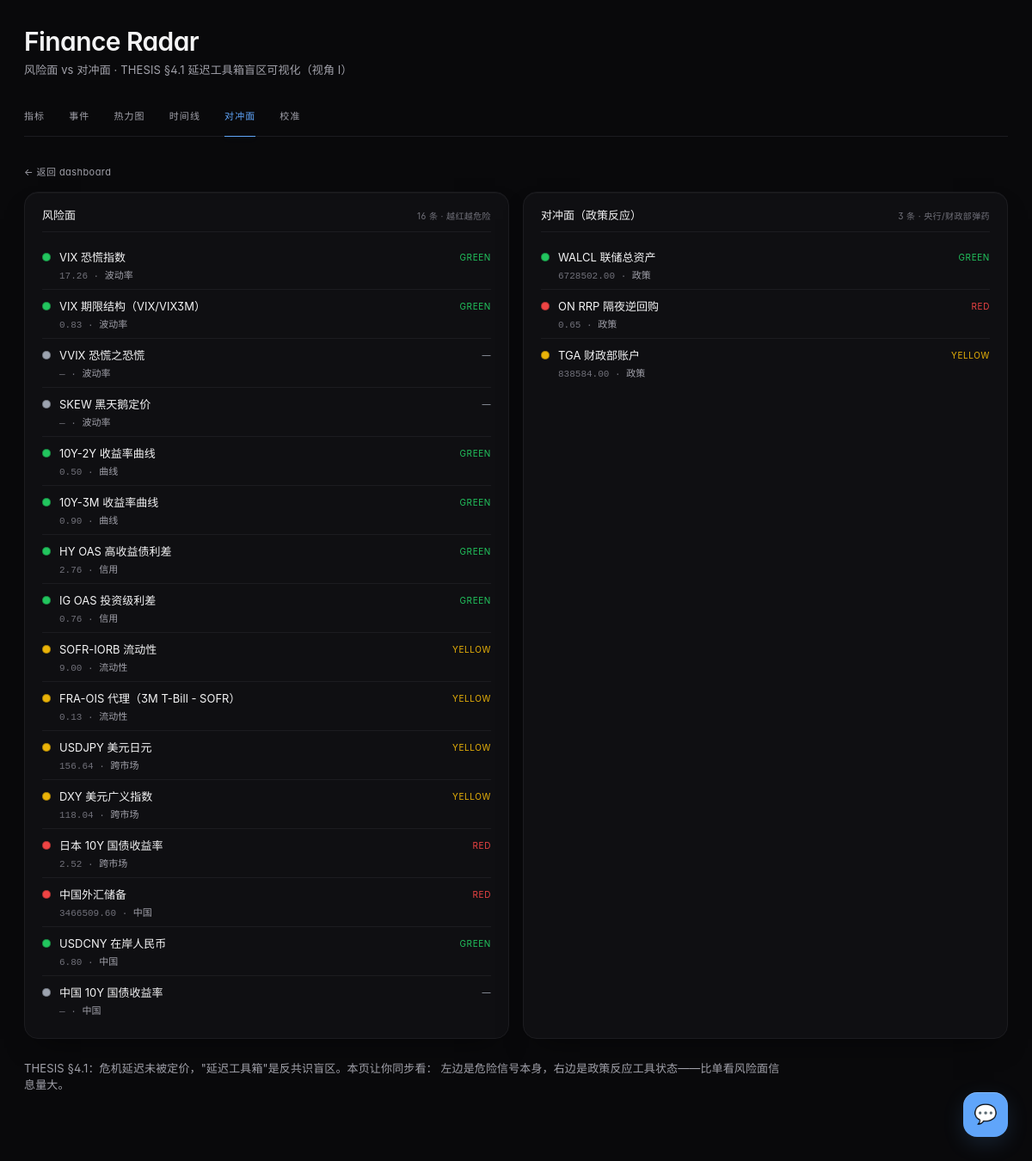
Screenshot of /hedge with the database file from the repository.
### tables this page shows
CREATE TABLE indicators (
    id          INTEGER PRIMARY KEY,
    name        TEXT    NOT NULL,
    date        TEXT    NOT NULL,
    value       REAL    NOT NULL,
    source      TEXT    NOT NULL,
    ingested_at TEXT    NOT NULL,
    UNIQUE(name, date)
);

### src/web/app.py (the view)
    @app.route("/hedge")
    def hedge():
        target = app.config["DB_PATH"]
        hist_target = app.config.get("HISTORY_DB_PATH")
        with dbmod.open_db(target) as conn:
            rows = _build_rows(conn, history_db_path=hist_target)
        split = split_risk_vs_hedge(rows)
        return render_template(
            "hedge.html",
            risk_rows=split["risk"],
            hedge_rows=split["hedge"],
            active_page="hedge",
        )

### src/compute/indicators/china_fx_reserves.py (called while the page is built)
def classify_value(value: float) -> Level:
    return classify(value, low=THRESHOLD_LOW, high=THRESHOLD_HIGH, direction=DIRECTION)

### src/compute/indicators/dxy.py (called while the page is built)
def classify_value(value: float) -> Level:
    return classify(value, low=THRESHOLD_LOW, high=THRESHOLD_HIGH, direction=DIRECTION)

### src/compute/indicators/fra_ois.py (called while the page is built)
def classify_value(value: float) -> Level:
    return classify(value, low=THRESHOLD_LOW, high=THRESHOLD_HIGH, direction=DIRECTION)

### src/compute/indicators/hy_oas.py (called while the page is built)
def classify_value(value: float) -> Level:
    return classify(value, low=THRESHOLD_LOW, high=THRESHOLD_HIGH, direction=DIRECTION)

### src/compute/indicators/ig_oas.py (called while the page is built)
def classify_value(value: float) -> Level:
    return classify(value, low=THRESHOLD_LOW, high=THRESHOLD_HIGH, direction=DIRECTION)

### src/compute/indicators/jp_10y.py (called while the page is built)
def classify_value(value: float) -> Level:
    return classify(value, low=THRESHOLD_LOW, high=THRESHOLD_HIGH, direction=DIRECTION)

### src/compute/indicators/on_rrp.py (called while the page is built)
def classify_value(value: float) -> Level:
    return classify(value, low=THRESHOLD_LOW, high=THRESHOLD_HIGH, direction=DIRECTION)

### src/compute/indicators/sofr_iorb.py (called while the page is built)
def classify_value(value: float) -> Level:
    return classify(value, low=THRESHOLD_LOW, high=THRESHOLD_HIGH, direction=DIRECTION)

### src/compute/indicators/tga.py (called while the page is built)
def classify_value(value: float) -> Level:
    return classify(value, low=THRESHOLD_LOW, high=THRESHOLD_HIGH, direction=DIRECTION)

### src/compute/indicators/usdcny.py (called while the page is built)
def classify_value(value: float) -> Level:
    return classify(value, low=THRESHOLD_LOW, high=THRESHOLD_HIGH, direction=DIRECTION)

### src/compute/indicators/usdjpy.py (called while the page is built)
def classify_value(value: float) -> Level:
    return classify(value, low=THRESHOLD_LOW, high=THRESHOLD_HIGH, direction=DIRECTION)

### src/compute/indicators/vix.py (called while the page is built)
def classify_value(value: float) -> Level:
    return classify(value, low=THRESHOLD_LOW, high=THRESHOLD_HIGH, direction=DIRECTION)

### src/compute/indicators/vix_term_structure.py (called while the page is built)
def classify_value(value: float) -> Level:
    return classify(value, low=THRESHOLD_LOW, high=THRESHOLD_HIGH, direction=DIRECTION)

### src/compute/indicators/walcl.py (called while the page is built)
def classify_value(value: float) -> Level:
    return classify(value, low=THRESHOLD_LOW, high=THRESHOLD_HIGH, direction=DIRECTION)

### src/compute/indicators/yield_curve.py (called while the page is built)
def classify_value(value: float) -> Level:
    return classify(value, low=THRESHOLD_LOW, high=THRESHOLD_HIGH, direction=DIRECTION)

### src/compute/indicators/yield_curve_10y3m.py (called while the page is built)
def classify_value(value: float) -> Level:
    return classify(value, low=THRESHOLD_LOW, high=THRESHOLD_HIGH, direction=DIRECTION)

### src/store/db.py (called while the page is built)
def connect(db_path: Optional[Path] = None) -> sqlite3.Connection:
    target = Path(db_path) if db_path is not None else DB_PATH
    target.parent.mkdir(parents=True, exist_ok=True)
    conn = sqlite3.connect(str(target))
    conn.row_factory = sqlite3.Row
    conn.execute("PRAGMA foreign_keys = ON")
    return conn

### templates/hedge.html (shortened to what this page needs)
{% extends "_base.html" %}
{% block subtitle %}风险面 vs 对冲面 · THESIS §4.1 延迟工具箱盲区可视化（视角 I）{% endblock %}
{% block content %}
  <div class="breadcrumb">
    <a href="/">← 返回 dashboard</a>
  </div>
  <div class="hedge-grid">
    <div class="hedge-col hedge-risk">
      <div class="hedge-col-head">
        <span class="hedge-col-label">风险面</span>
        <span class="hedge-col-sub">{{ risk_rows|length }} 条 · 越红越危险</span>
      </div>
      {% for r in risk_rows %}
        <div class="hedge-row">
          <div class="hedge-row-head">
            <span class="dot" style="background: {{ r.color }};"></span>
            <a class="hedge-link" href="/indicator/{{ r.name }}">{{ r.label }}</a>
            <span class="hedge-row-level" style="color: {{ r.color }};">{{ r.level or '—' }}</span>
          </div>
          <div class="hedge-row-meta">
            {% if r.value is not none %}{{ "%.2f"|format(r.value) }}{% else %}—{% endif %}
            · <span class="hedge-row-group">{{ r.group }}</span>
          </div>
        </div>
      {% else %}
        <p class="empty">无数据</p>
      {% endfor %}
    </div>
    <div class="hedge-col hedge-hedge">
      <div class="hedge-col-head">
        <span class="hedge-col-label">对冲面（政策反应）</span>
        <span class="hedge-col-sub">{{ hedge_rows|length }} 条 · 央行/财政部弹药</span>
      </div>
      {% for r in hedge_rows %}
        <div class="hedge-row">
          <div class="hedge-row-head">
            <span class="dot" style="background: {{ r.color }};"></span>
            <a class="hedge-link" href="/indicator/{{ r.name }}">{{ r.label }}</a>
            <span class="hedge-row-level" style="color: {{ r.color }};">{{ r.level or '—' }}</span>
          </div>
          <div class="hedge-row-meta">
            {% if r.value is not none %}{{ "%.2f"|format(r.value) }}{% else %}—{% endif %}
            · <span class="hedge-row-group">{{ r.group }}</span>
          </div>
        </div>
      {% else %}
        <p class="empty">无政策维度数据</p>
      {% endfor %}
    </div>
  </div>
  <p class="sub" style="max-width: 880px; margin-top: 24px;">
    THESIS §4.1：危机延迟未被定价，"延迟工具箱"是反共识盲区。本页让你同步看：
    左边是危险信号本身，右边是政策反应工具状态——比单看风险面信息量大。
  </p>
{% endblock %}

### templates/_base.html (style rules this page uses)
:root { --bg-base: #09090b; --bg-elevated: #0f0f12; --bg-elevated-2: #14141a; --bg-glass: rgba(255, 255, 255, 0.02); --border-subtle: #1c1c20; --border-strong: #2a2a30; --border-glass: rgba(255, 255, 255, 0.06); --text-primary: #f4f4f5; --text-secondary: #a1a1aa; --text-tertiary: #71717a; --text-muted: #52525b; --accent: #60a5fa; --accent-hover: #93c5fd; --accent-glow: rgba(96, 165, 250, 0.15); --green: #22c55e; --yellow: #eab308; --red: #ef4444; --green-soft: rgba(34, 197, 94, 0.12); --yellow-soft: rgba(234, 179, 8, 0.14); --red-soft: rgba(239, 68, 68, 0.14); --shadow-card: 0 1px 0 rgba(255, 255, 255, 0.03) inset, 0 16px 32px -16px rgba(0, 0, 0, 0.6); --shadow-elev: 0 1px 0 rgba(255, 255, 255, 0.04) inset, 0 24px 48px -20px rgba(0, 0, 0, 0.7); --ease-out: cubic-bezier(0.16, 1, 0.3, 1); }
* { box-sizing: border-box; }
html, body { margin: 0; padding: 0; background: var(--bg-base); }
body { font-family: 'Geist', -apple-system, BlinkMacSystemFont, "PingFang SC", "Helvetica Neue", sans-serif; color: var(--text-primary); padding: 32px 28px 60px; max-width: 1280px; margin: 0 auto; min-height: 100dvh; font-feature-settings: "ss01", "cv11"; }
p.sub { color: var(--text-secondary); font-size: 13px; margin: 0 0 20px; max-width: 65ch; letter-spacing: 0.01em; }
a { transition: color 0.15s var(--ease-out), background 0.15s var(--ease-out), transform 0.1s var(--ease-out); }
.dot { display: inline-block; width: 10px; height: 10px; border-radius: 50%; vertical-align: middle; box-shadow: 0 0 0 1px rgba(0, 0, 0, 0.3) inset; }
.breadcrumb { margin: 0 0 16px; font-size: 11px; color: var(--text-muted); letter-spacing: 0.04em; }
.breadcrumb a { color: var(--text-secondary); text-decoration: none; }
.hedge-grid { display: grid; grid-template-columns: 1fr 1fr; gap: 16px; }
.hedge-col { background: var(--bg-elevated); border: 1px solid var(--border-subtle); border-radius: 16px; box-shadow: var(--shadow-card); padding: 16px 20px; }
.hedge-col-head { padding-bottom: 10px; border-bottom: 1px solid var(--border-subtle); margin-bottom: 10px; display: flex; justify-content: space-between; align-items: baseline; }
.hedge-col-label { font-size: 13px; font-weight: 500; }
.hedge-col-sub { font-size: 10px; color: var(--text-tertiary); letter-spacing: 0.04em; }
.hedge-row { padding: 9px 0; border-bottom: 1px solid var(--border-subtle); }
.hedge-row:last-child { border-bottom: 0; }
.hedge-row-head { display: flex; align-items: center; gap: 10px; font-size: 13px; }
.hedge-row-level { font-size: 10px; margin-left: auto; letter-spacing: 0.06em; text-transform: uppercase; }
.hedge-row-meta { font-size: 11px; color: var(--text-tertiary); padding-left: 20px; margin-top: 3px; font-family: 'Geist Mono', monospace; }
.hedge-row-group { color: var(--text-secondary); }
.hedge-link { color: var(--text-primary); text-decoration: none; }

### rows the page displays
indicators: label "VIX 恐慌指数", level "GREEN", value "17.26", group "波动率"
indicators: label "USDJPY 美元日元", level "YELLOW", value "156.64", group "跨市场"

### other values shown
{{ risk_rows|length }} "16"
{{ r.label }} "VIX 期限结构（VIX/VIX3M）" "VVIX 恐慌之恐慌" "SKEW 黑天鹅定价" "10Y-2Y 收益率曲线" "10Y-3M 收益率曲线" "HY OAS 高收益债利差" "IG OAS 投资级利差" "SOFR-IORB 流动性" "FRA-OIS 代理（3M T-Bill - SOFR）" "DXY 美元广义指数" "日本 10Y 国债收益率" "中国外汇储备" "USDCNY 在岸人民币" "中国 10Y 国债收益率"
{{ r.level or '—' }} "GREEN" "—" "—" "GREEN" "GREEN" "GREEN" "GREEN" "YELLOW" "YELLOW" "YELLOW" "RED" "RED" "GREEN" "—"
{{ "%.2f"|format(r.value) }} "0.83" "0.50" "0.90" "2.76" "0.76" "9.00" "0.13" "118.04" "2.52" "3466509.60" "6.80"
{{ r.group }} "波动率" "波动率" "波动率" "曲线" "曲线" "信用" "信用" "流动性" "流动性" "跨市场" "跨市场" "中国" "中国" "中国"
{{ hedge_rows|length }} "3"
{{ r.label }} "WALCL 联储总资产" "ON RRP 隔夜逆回购" "TGA 财政部账户"
{{ r.level or '—' }} "GREEN" "RED" "YELLOW"
{{ "%.2f"|format(r.value) }} "6728502.00" "0.65" "838584.00"
{{ r.group }} "政策" "政策" "政策"
